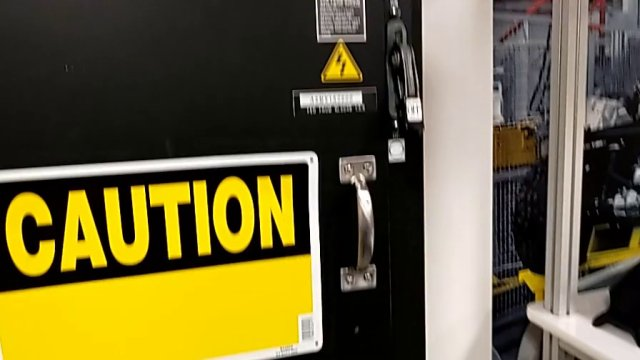
#> input picture samples/world/cabinet/evidence/step1_end.jpg, 640 x 360 px
$ python -i see.py   (imports and definitions only)
#> lines starting #> are read from the running program, lines starting #| are printed output that depends on the picture
#> further down, picture is the input picture: shape (360, 640, 3); mean B, G, R 57.2, 97.8, 107
### eidos/vision.py
"""Pixel-level perception used by EIDOS when it runs offline.

Live mode hands these jobs to Meta's models (SAM 3.1 for segmentation and
grounding, Muse Spark for reading the screen). Offline mode uses classic
computer vision so the whole pipeline still runs end to end, from pixels
only, without an API key:

  * OCR (Tesseract) to read words and their positions
  * grid inference: which column is "Revenue", where the data ends
  * template matching to find a control seen in the tutorial
  * simple pixel statistics for checking visual contracts
"""
from __future__ import annotations

import re
import subprocess
from dataclasses import dataclass
from difflib import SequenceMatcher
from statistics import median

import cv2
import numpy as np


# --------------------------------------------------------------------------- OCR

@dataclass
class Word:
    text: str
    x: int
    y: int
    w: int
    h: int
    conf: float

    @property
    def cx(self) -> float:
        return self.x + self.w / 2

    @property
    def cy(self) -> float:
        return self.y + self.h / 2


def to_bgr(img) -> np.ndarray:
    if isinstance(img, (bytes, bytearray)):
        arr = np.frombuffer(img, np.uint8)
        return cv2.imdecode(arr, cv2.IMREAD_COLOR)
    if isinstance(img, str):
        return cv2.imread(img, cv2.IMREAD_COLOR)
    return img


def is_dark(img: np.ndarray) -> bool:
    return float(cv2.cvtColor(img, cv2.COLOR_BGR2GRAY).mean()) < 110


def normalize_for_ocr(img: np.ndarray, binarize: bool = False) -> np.ndarray:
#> called with binarize = False
    gray = cv2.cvtColor(img, cv2.COLOR_BGR2GRAY)
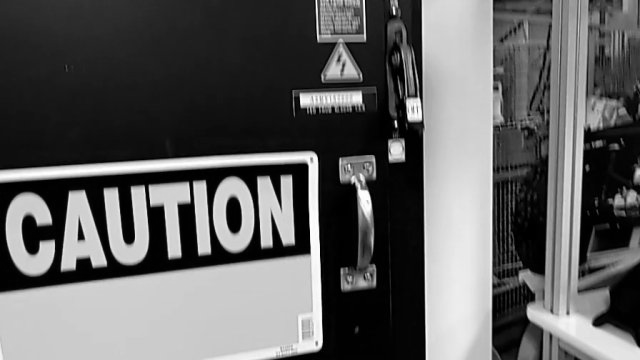
#> gray: shape (360, 640); min 0, max 255, mean 95.9
    if gray.mean() < 110:
        gray = 255 - gray
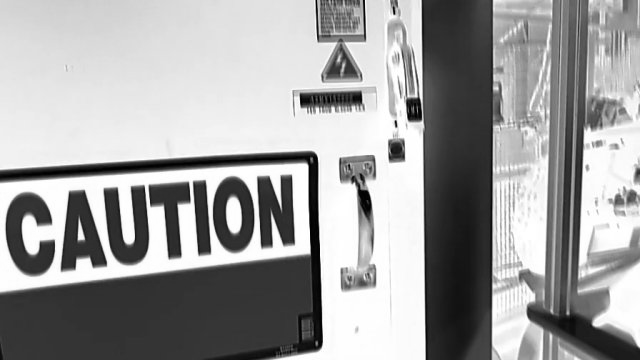
#> gray: shape (360, 640); min 0, max 255, mean 159.1
    if binarize:
        # Keep only dark ink: drops gridlines, selection borders, tinted fills.
        gray = np.where(gray < 120, 0, 255).astype(np.uint8)
    return gray


def ocr_words(img, scale: float = 2.0, psm: int = 11, min_conf: float = 40,
              binarize: bool = False, invert: bool = False) -> list[Word]:
    """Return words with boxes in the ORIGINAL image's coordinates.

    invert=True reads light text on colored fills (for example button labels)."""
    img = to_bgr(img)
    gray = normalize_for_ocr(img)
    if invert:
        gray = 255 - gray
    big = cv2.resize(gray, None, fx=scale, fy=scale, interpolation=cv2.INTER_CUBIC)
    if binarize:
        big = np.where(big < 140, 0, 255).astype(np.uint8)
    ok, png = cv2.imencode(".png", big)
#> (the run stopped early here; a loop or call above may not have finished)

$ run again, on samples/world/cabinet/evidence/step2_end.jpg
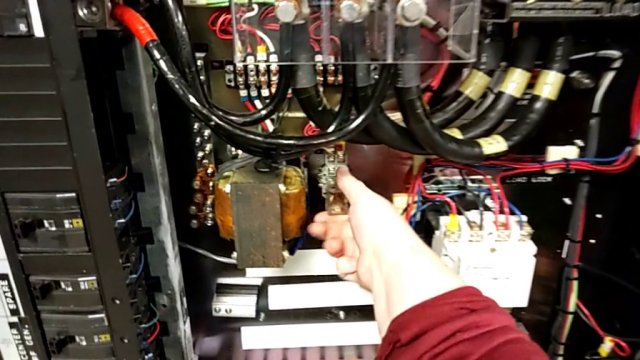
#> input picture samples/world/cabinet/evidence/step2_end.jpg, 640 x 360 px
#> picture is the input picture: shape (360, 640, 3); mean B, G, R 67.3, 75.2, 89.3
#> in normalize_for_ocr, `gray = cv2.cvtColor(img, cv2.COLOR_BGR2GRAY)`:
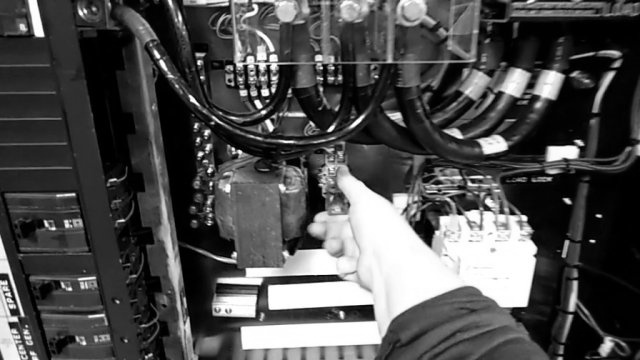
#> gray: shape (360, 640); min 0, max 255, mean 78.5
#> in normalize_for_ocr, `gray = 255 - gray`:
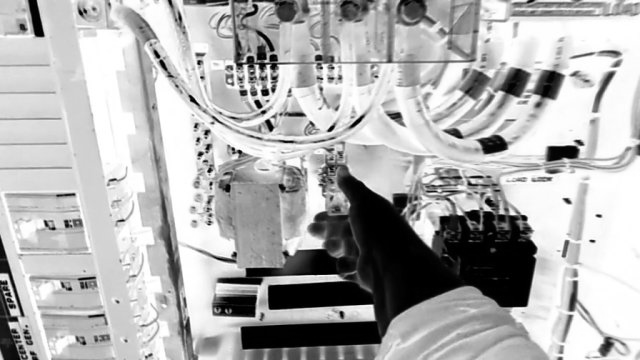
#> gray: shape (360, 640); min 0, max 255, mean 176.5

$ run again, on samples/world/cabinet/evidence/step5_end.jpg
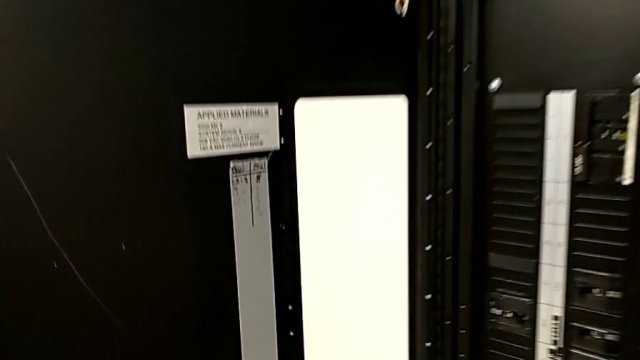
#> input picture samples/world/cabinet/evidence/step5_end.jpg, 640 x 360 px
#> picture is the input picture: shape (360, 640, 3); mean B, G, R 49.6, 58.1, 60.1
#> in normalize_for_ocr, `gray = 255 - gray`:
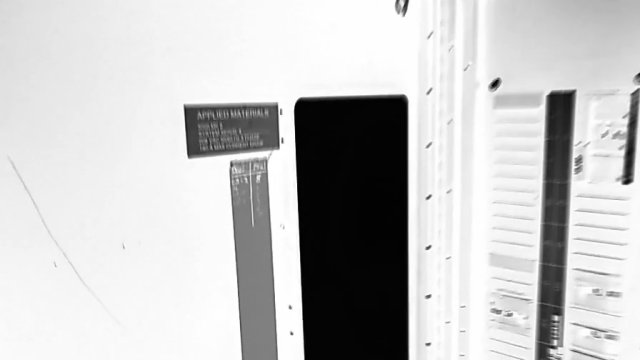
#> gray: shape (360, 640); min 0, max 255, mean 197.3

$ run again, on samples/world/cabinet/evidence/step6_end.jpg
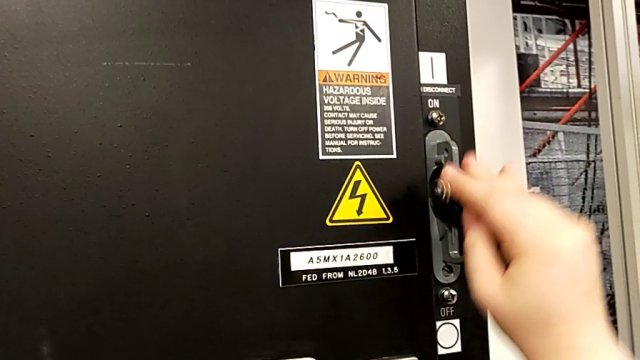
#> input picture samples/world/cabinet/evidence/step6_end.jpg, 640 x 360 px
#> picture is the input picture: shape (360, 640, 3); mean B, G, R 73.1, 87.3, 97.7
#> in normalize_for_ocr, `gray = cv2.cvtColor(img, cv2.COLOR_BGR2GRAY)`:
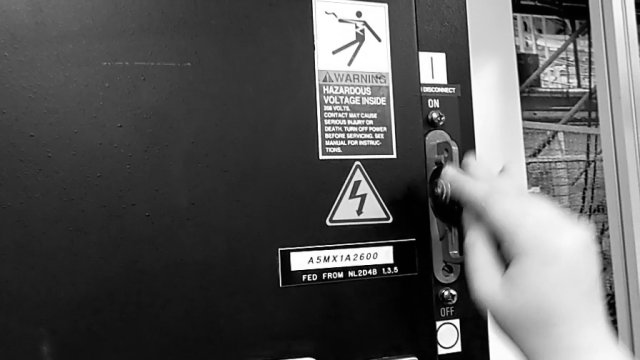
#> gray: shape (360, 640); min 0, max 255, mean 88.7
#> in normalize_for_ocr, `gray = 255 - gray`:
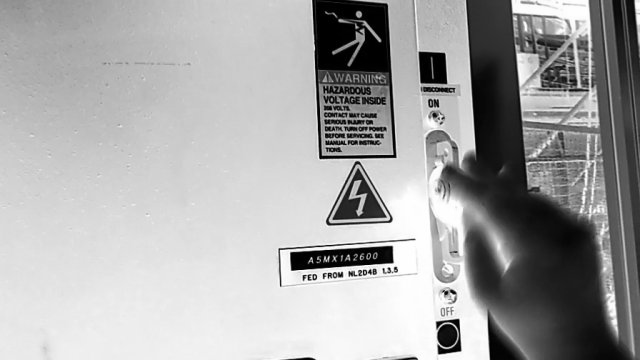
#> gray: shape (360, 640); min 0, max 255, mean 166.3
